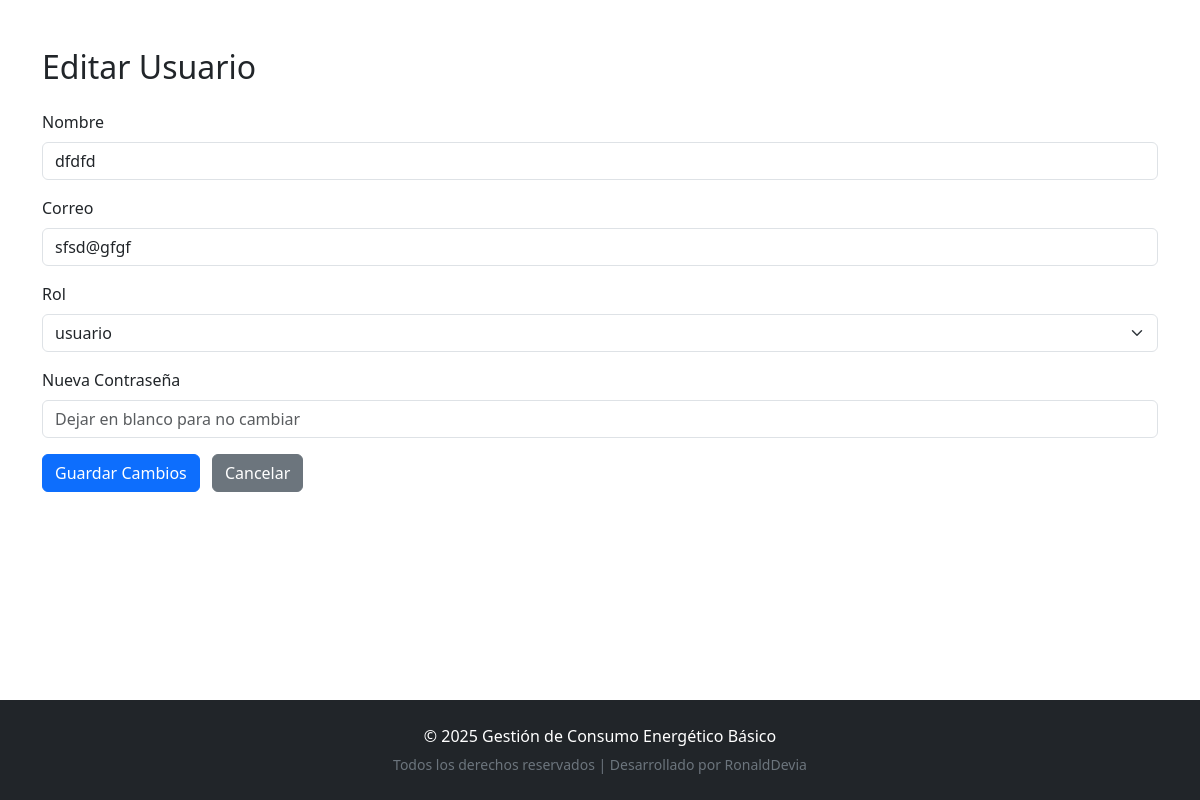
Before: /editarUsuario/2 (signed in) with the older database file.
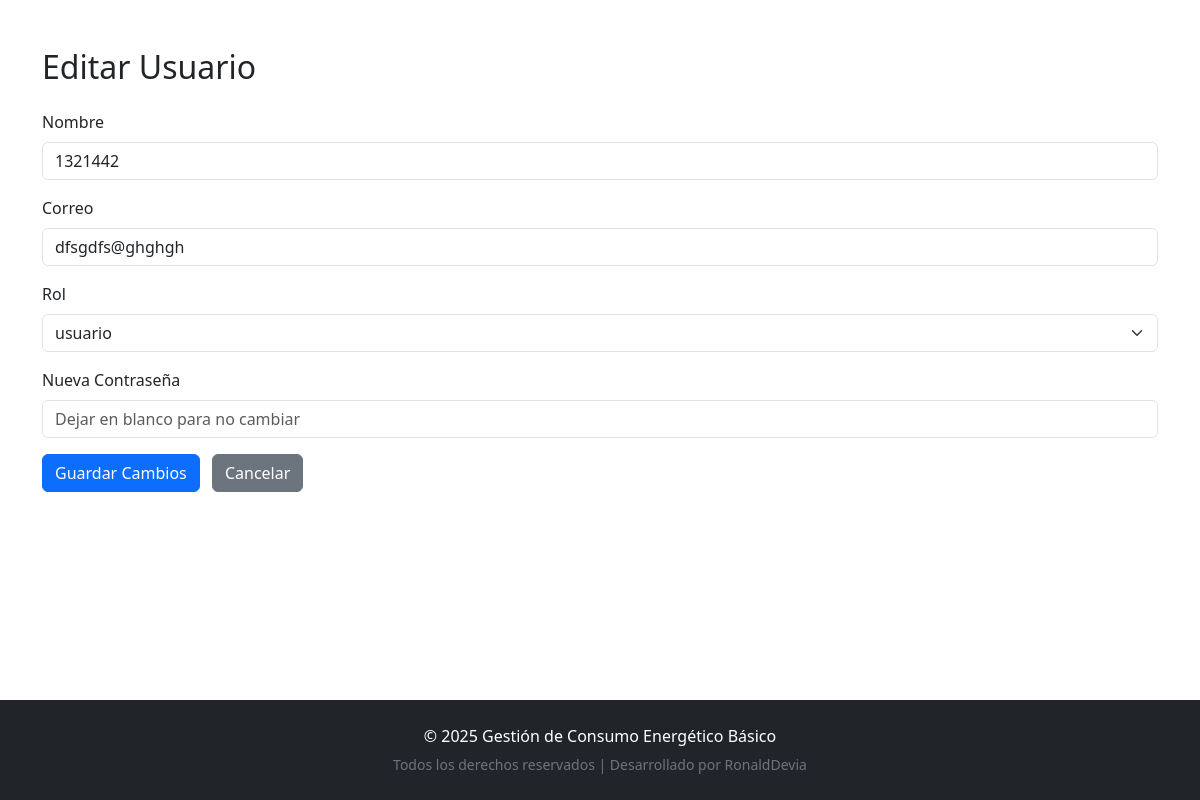
After: the same page with the newer database file.
### app.py (models this page shows, shortened)
class Usuarios(db.Model):
    id = db.Column(db.Integer, primary_key=True)
    nombre = db.Column(db.String(100), nullable=False)
    correo = db.Column(db.String(120), unique=True, nullable=False)
    password = db.Column(db.String(100), nullable=False)
    Roles_id = db.Column(db.Integer, db.ForeignKey('roles.id'), nullable=False)

class Roles(db.Model):
    id = db.Column(db.Integer, primary_key=True)
    nombre = db.Column(db.String(50), unique=True, nullable=False)
    descripcion = db.Column(db.String(120))
    Usuarios = db.relationship('Usuarios', backref='Roles', lazy=True)

### app.py (the view, shortened to what this page needs)
@app.route('/editarUsuario/<int:usuario_id>', methods=['GET', 'POST'])
def editarUsuario(usuario_id):
    usuario_sesion_id = session.get('usuario_id')
    usuario_sesion = Usuarios.query.get(usuario_sesion_id)
    if not usuario_sesion_id:
        return redirect(url_for('login'))
    if usuario_sesion.Roles.nombre != 'admin':
        return redirect(url_for('homeUser'))
    usuario = Usuarios.query.get(usuario_id)
    if not usuario:
        return "Usuario no encontrado", 404
    return render_template('Admin/editarUsuario.html', usuario=usuario,roles=Roles.query.all())

### Templates/Admin/editarUsuario.html (shortened to what this page needs)
{% extends 'base.html' %}
{% block content %}
<div class="container mt-5">
    <h2 class="mb-4">Editar Usuario</h2>
    <form method="POST" action="{{ url_for('editarUsuario',  usuario_id=usuario.id) }}">
        <div class="mb-3">
            <label for="nombre" class="form-label">Nombre</label>
            <input type="text" class="form-control" id="nombre" name="nombre" value="{{ usuario.nombre }}" required>
        </div>
        <div class="mb-3">
            <label for="correo" class="form-label">Correo</label>
            <input type="email" class="form-control" id="correo" name="correo" value="{{ usuario.correo }}" required>
        </div>
        <div class="mb-3">
            <label for="rol" class="form-label">Rol</label>
            <select class="form-select" id="rol" name="rol" required>
                {% for rol in roles %}
                <option value="{{ rol.id }}" {% if usuario.Roles_id == rol.id %}selected{% endif %}>{{ rol.nombre }}</option>
                {% endfor %}
            </select>
        </div>
        <div class="mb-3">
            <label for="password" class="form-label">Nueva Contraseña</label>
            <input type="password" class="form-control" id="password" name="password" placeholder="Dejar en blanco para no cambiar">
        </div>
        <button type="submit" class="btn btn-primary">Guardar Cambios</button>
        <a href="{{ url_for('registros') }}" class="btn btn-secondary ms-2">Cancelar</a>
    </form>
</div>
{% endblock %}

Changed rows visible on the page:
changed Usuarios "usuario": nombre "dfdfd" → "1321442"; correo "sfsd@gfgf" → "dfsgdfs@ghghgh"
